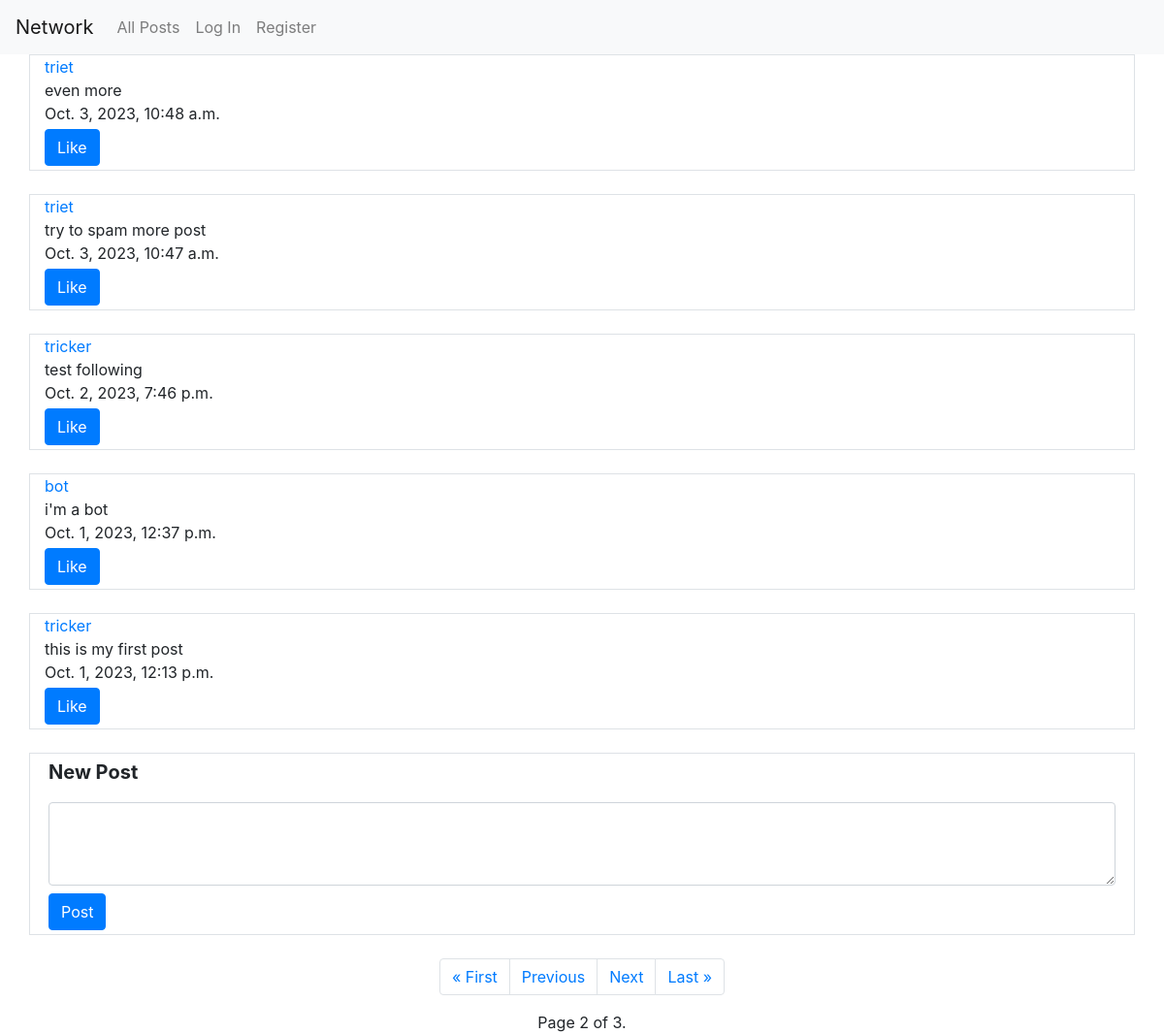
Screenshot of /?page=2 with the database file from the repository.
### network/models.py (models this page shows, shortened)
class Post(models.Model):
    username = models.ForeignKey(User, on_delete=models.CASCADE, related_name="username_post")
    content = models.CharField(max_length=500)
    date = models.DateTimeField(auto_now_add=True)

class User(AbstractUser):
    pass

### network/views.py (the view)
# urls.py: path("", views.index, name="index"),
def index(request):
    posts = Post.objects.all().order_by("-date")
    paginator = Paginator(posts, 5)
    page_number = request.GET.get("page")
    page_obj = paginator.get_page(page_number)
    return render(request, "network/index.html", {
        "posts": posts,
        "page_obj": page_obj
    })

### network/templates/network/index.html (shortened to what this page needs)
{% extends "network/layout.html" %}
{% load static %}
{% block body %}
    {% for post in page_obj %}
        <div class="container border">
                <div class="row">
                    <div class="col">
                        <a href="{% url 'profile' post.username.id %}">{{ post.username }}</a>
                    </div>
                </div>
                <div class="row">
                    <div class="col">
                        {{ post.content }}
                    </div>
                </div>
                <div class="row">
                    <div class="col">
                        {{ post.date }}
                    </div>
                </div>
                <div class="row justify-content-between">
                    <div class="col-auto mt-1 mb-1">
                        <button class="btn btn-primary like" type="submit">Like</button>
                    </div>
                </div>
        </div><br>
    {% endfor %}
    <div class="container border">
        <form action="{% url 'new_post' %}" method="post">
            <div class="row p-1">
                <div class="col">
                    <label class="font-weight-bold lead" for="post">New Post</label>
                </div>
            </div>
            <div class="row p-1">
                <div class="col">
                    <textarea class="form-control" name="post" rows="3"></textarea>
                </div>
            </div>
            <div class="row p-1">
                <div class="col">
                    <button class="btn btn-primary" type="submit">Post</button>
                </div>
            </div>
        </form>
    </div><br>
    <div class="static-bottom">
        <ul class="pagination justify-content-center">
            {% if page_obj.has_previous %}
                <li class="page-item"><a class="page-link" href="?page=1">&laquo; First</a></li>
                <li class="page-item"><a class="page-link" href="?page={{ page_obj.previous_page_number }}">Previous</a></li>
            {% endif %}
            {% if page_obj.has_next %}
                <li class="page-item"><a class="page-link" href="?page={{ page_obj.next_page_number }}">Next</a></li>
                <li class="page-item"><a class="page-link" href="?page={{ page_obj.paginator.num_pages }}">Last &raquo;</a></li>
            {% endif %}
        </ul>
        <div class="text-center">
            Page {{ page_obj.number }} of {{ page_obj.paginator.num_pages }}.
        </div>
    </div>
{% endblock %}

### rows the page displays
Post: username "triet", content "even more", date "Oct. 3, 2023, 10:48 a.m."
Post: username "triet", content "try to spam more post", date "Oct. 3, 2023, 10:47 a.m."
Post: username "tricker", content "test following", date "Oct. 2, 2023, 7:46 p.m."
Post: username "bot", content "i'm a bot", date "Oct. 1, 2023, 12:37 p.m."
Post: username "tricker", content "this is my first post", date "Oct. 1, 2023, 12:13 p.m."

### other values shown
{{ page_obj.number }} "2"
{{ page_obj.paginator.num_pages }} "3"
